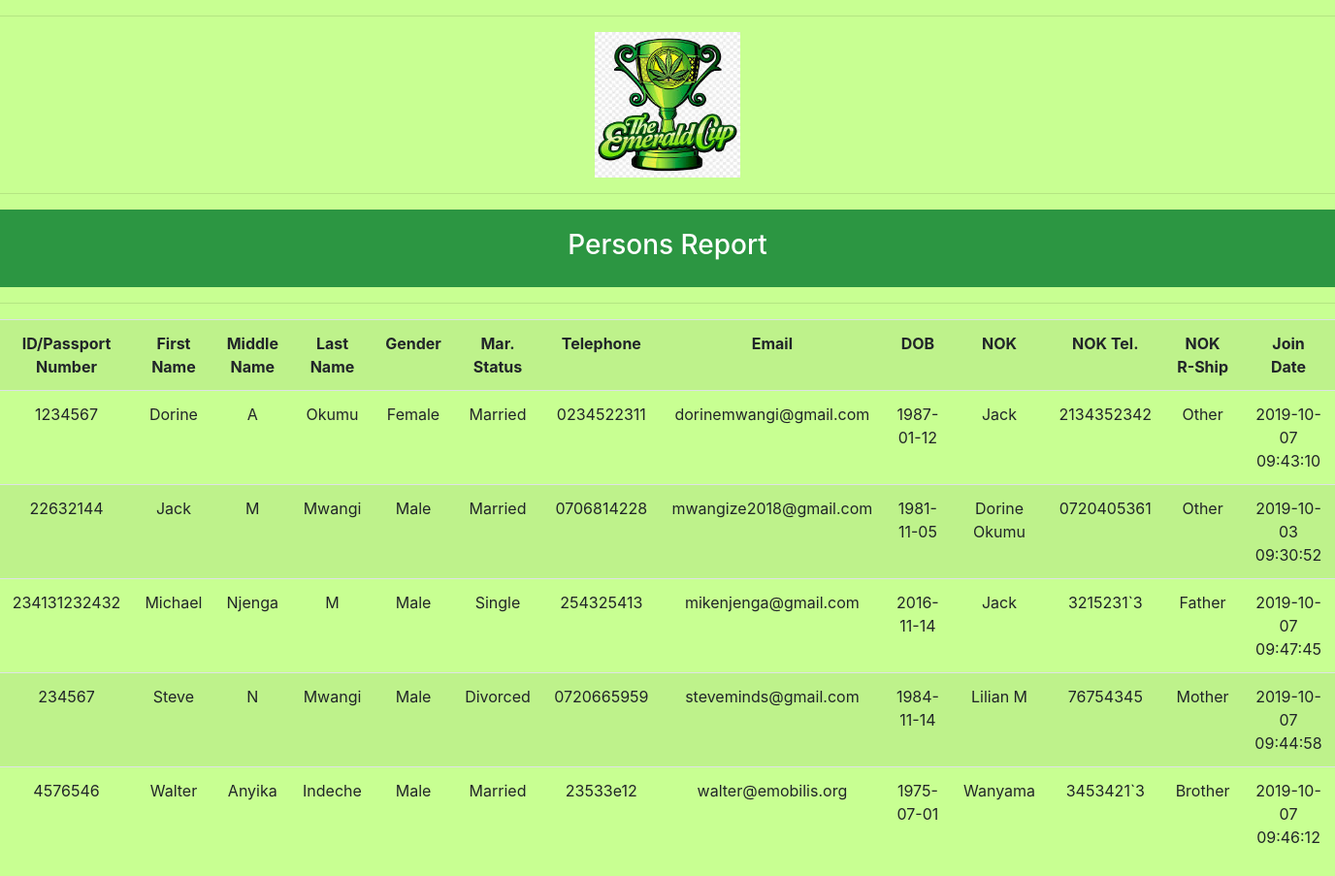
The page /personsReport.php on the database its author committed.
### tables this page shows
CREATE TABLE `persons` (
  `idPass_number` varchar(255) NOT NULL,
  `first_name` varchar(255) NOT NULL,
  `middle_name` varchar(255) NOT NULL,
  `last_name` varchar(255) NOT NULL,
  `gender` varchar(10) NOT NULL,
  `marital_status` varchar(255) NOT NULL,
  `tel_number` varchar(255) NOT NULL,
  `email` varchar(255) NOT NULL,
  `dob` date NOT NULL,
  `nok` varchar(255) NOT NULL,
  `nok_tel` varchar(255) NOT NULL,
  `nok_relationship` varchar(255) NOT NULL,
  `join_date` timestamp NOT NULL DEFAULT current_timestamp() ON UPDATE current_timestamp()
);

### personsReport.php (the view, shortened to what this page needs)
<!doctype html>
<html lang="en">
<head>
    <link rel="stylesheet" href="bootstrap/css/bootstrap.css">
    <link rel="stylesheet" href="css/styles.css">
</head>
<body>
<hr>
<div class="logo">
    <img src="images/logo.jpg" alt="Logo" width="150" height="150">
</div>
<hr>
<div class="heading">
    <h3 class="text-center">Persons Report</h3>
</div>
<hr>
<?php
$conn=mysqli_connect("localhost","root","","dbMakeup");
$result = mysqli_query($conn,"SELECT * FROM persons");
echo "<table class='table table-striped table-responsive-sm'>
<tr>
<th>ID/Passport Number</th>
<th>First Name</th>
<th>Middle Name</th>
<th>Last Name</th>
<th>Gender</th>
<th>Mar. Status</th>
<th>Telephone</th>
<th>Email</th>
<th>DOB</th>
<th>NOK</th>
<th>NOK Tel.</th>
<th>NOK R-Ship</th>
<th>Join Date</th>
</tr>";
while($row = mysqli_fetch_array($result))
{
    echo "<tr>";
    echo "<td>" . $row['idPass_number'] . "</td>";
    echo "<td>" . $row['first_name'] . "</td>";
    echo "<td>" . $row['middle_name'] . "</td>";
    echo "<td>" . $row['last_name'] . "</td>";
    echo "<td>" . $row['gender'] . "</td>";
    echo "<td>" . $row['marital_status'] . "</td>";
    echo "<td>" . $row['tel_number'] . "</td>";
    echo "<td>" . $row['email'] . "</td>";
    echo "<td>" . $row['dob'] . "</td>";
    echo "<td>" . $row['nok'] . "</td>";
    echo "<td>" . $row['nok_tel'] . "</td>";
    echo "<td>" . $row['nok_relationship'] . "</td>";
    echo "<td>" . $row['join_date'] . "</td>";
    echo "</tr>";
}
echo "</table>";
?>
</body>
</html>

### css/styles.css (style rules this page uses)
body { background: #c8ff92; }
.buttons, .logo { display: flex; align-items: center; justify-content: center; }
.heading { background: #2c9642; color: white; width: 100%; height: 80px; padding: 20px; }
table,tr,th,td { text-align: center; }

### rows shown on the page
persons: idPass_number "1234567", first_name "Dorine", middle_name "A", last_name "Okumu", gender "Female", marital_status "Married", tel_number "0234522311", email "dorinemwangi@gmail.com", dob "1987-01-12", nok "Jack", nok_tel "2134352342", nok_relationship "Other", join_date "2019-10-07 09:43:10"
persons: idPass_number "22632144", first_name "Jack", middle_name "M", last_name "Mwangi", gender "Male", marital_status "Married", tel_number "0706814228", email "mwangize2018@gmail.com", dob "1981-11-05", nok "Dorine Okumu", nok_tel "0720405361", nok_relationship "Other", join_date "2019-10-03 09:30:52"
persons: idPass_number "234131232432", first_name "Michael", middle_name "Njenga", last_name "M", gender "Male", marital_status "Single", tel_number "254325413", email "mikenjenga@gmail.com", dob "2016-11-14", nok "Jack", nok_tel "3215231`3", nok_relationship "Father", join_date "2019-10-07 09:47:45"
persons: idPass_number "234567", first_name "Steve", middle_name "N", last_name "Mwangi", gender "Male", marital_status "Divorced", tel_number "0720665959", email "steveminds@gmail.com", dob "1984-11-14", nok "Lilian M", nok_tel "76754345", nok_relationship "Mother", join_date "2019-10-07 09:44:58"
persons: idPass_number "4576546", first_name "Walter", middle_name "Anyika", last_name "Indeche", gender "Male", marital_status "Married", tel_number "23533e12", email "walter@emobilis.org", dob "1975-07-01", nok "Wanyama", nok_tel "3453421`3", nok_relationship "Brother", join_date "2019-10-07 09:46:12"
